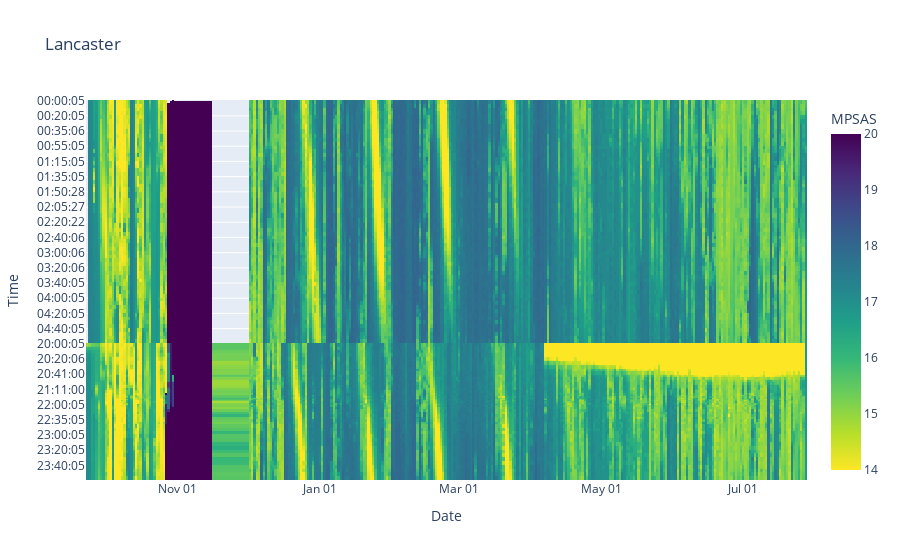

The notebook cell saved with this chart:
### Code cell
fig = px.imshow(
    matriz_corregida,
    color_continuous_scale='viridis_r', # Usamos la misma rampa de color invertida
    zmin=14,  # Mínimo para la barra de colores
    zmax=20,  # Máximo para la barra de colores
    title='Lancaster',
    labels=dict(x="Date", y="Time", color="MPSAS")
)

# Puedes personalizar el formato de las etiquetas de los ejes
fig.update_xaxes(tickformat="%b %d") # Muestra solo el mes y el día en el eje x
fig.update_yaxes(tickformat="%H:%M") # Muestra solo la hora en el eje y

# Muestra el gráfico interactivo
fig.show()

### Figure 1 — Plotly figure (JSON) as saved in the notebook; plotly's stock layout.template omitted (floating-point values rounded to 4 significant figures; data arrays with more than 128 entries replaced by an {"elided": "..."} marker saying what was removed)
{"data": [{"coloraxis": "coloraxis", "hovertemplate": "Date: %{x}<br>Time: %{y}<br>MPSAS: %{z}<extra></extra>", "name": "0", "type": "heatmap", "x": {"elided": "280 str values"}, "xaxis": "x", "y": {"elided": "300 str values"}, "yaxis": "y", "z": {"elided": "300x280 float values"}}], "layout": {"autosize": true, "coloraxis": {"cmax": 20, "cmin": 14, "colorbar": {"title": {"text": "MPSAS"}}, "colorscale": [[0, "#fde725"], [0.1111, "#b5de2b"], [0.2222, "#6ece58"], [0.3333, "#35b779"], [0.4444, "#1f9e89"], [0.5556, "#26828e"], [0.6667, "#31688e"], [0.7778, "#3e4989"], [0.8889, "#482878"], [1, "#440154"]]}, "title": {"text": "Lancaster"}, "xaxis": {"anchor": "y", "autorange": true, "constrain": "domain", "domain": [0, 1], "range": ["2023-09-22 12:00", "2024-07-28 12:00"], "scaleanchor": "y", "showspikes": false, "tickformat": "%b %d", "title": {"text": "Date"}, "type": "date"}, "yaxis": {"anchor": "x", "autorange": true, "constrain": "domain", "domain": [0, 1], "range": [299.5, -0.5], "showspikes": false, "tickformat": "%H:%M", "title": {"text": "Time"}, "type": "category"}}}
